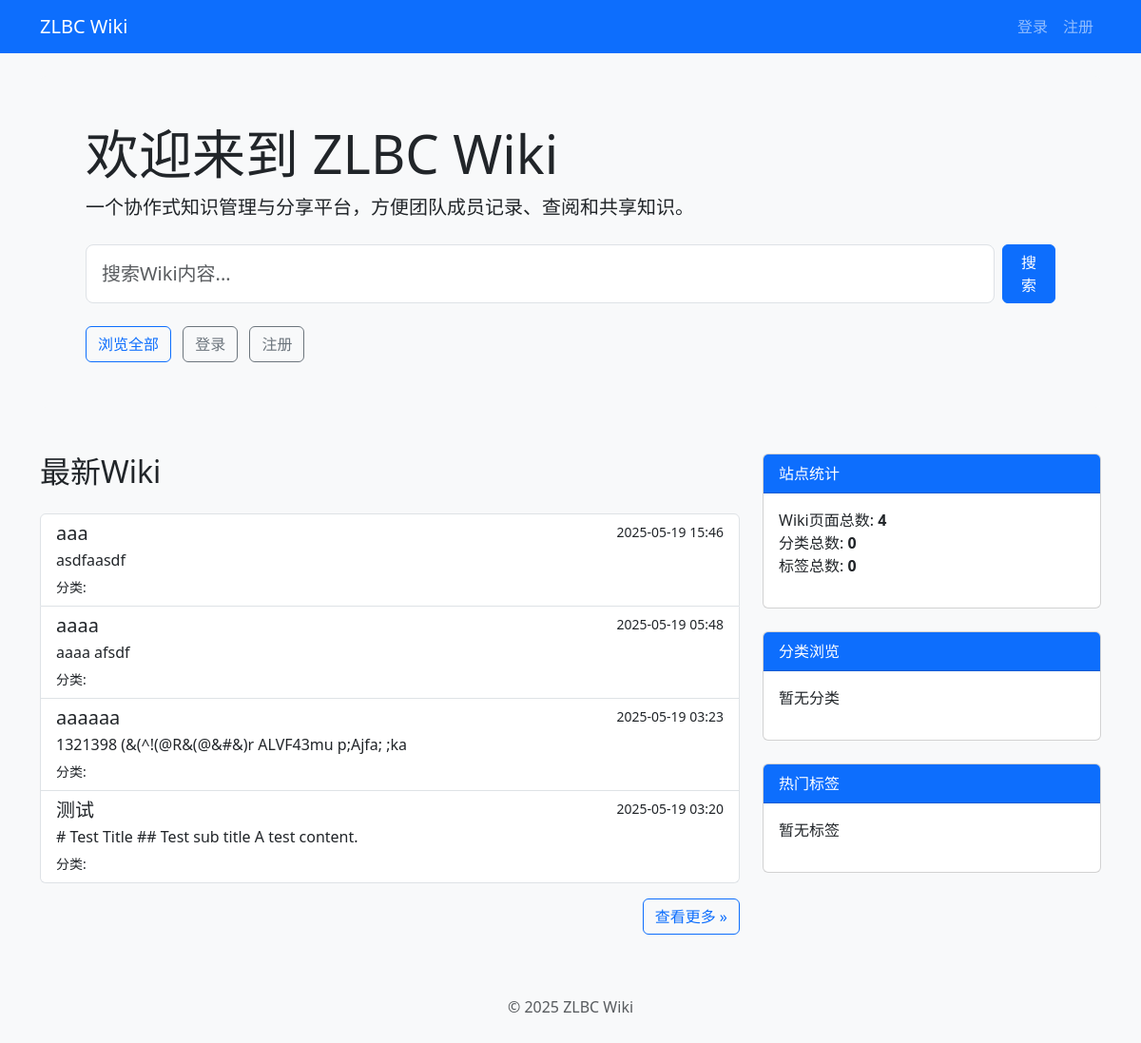
The app's page /, older data.
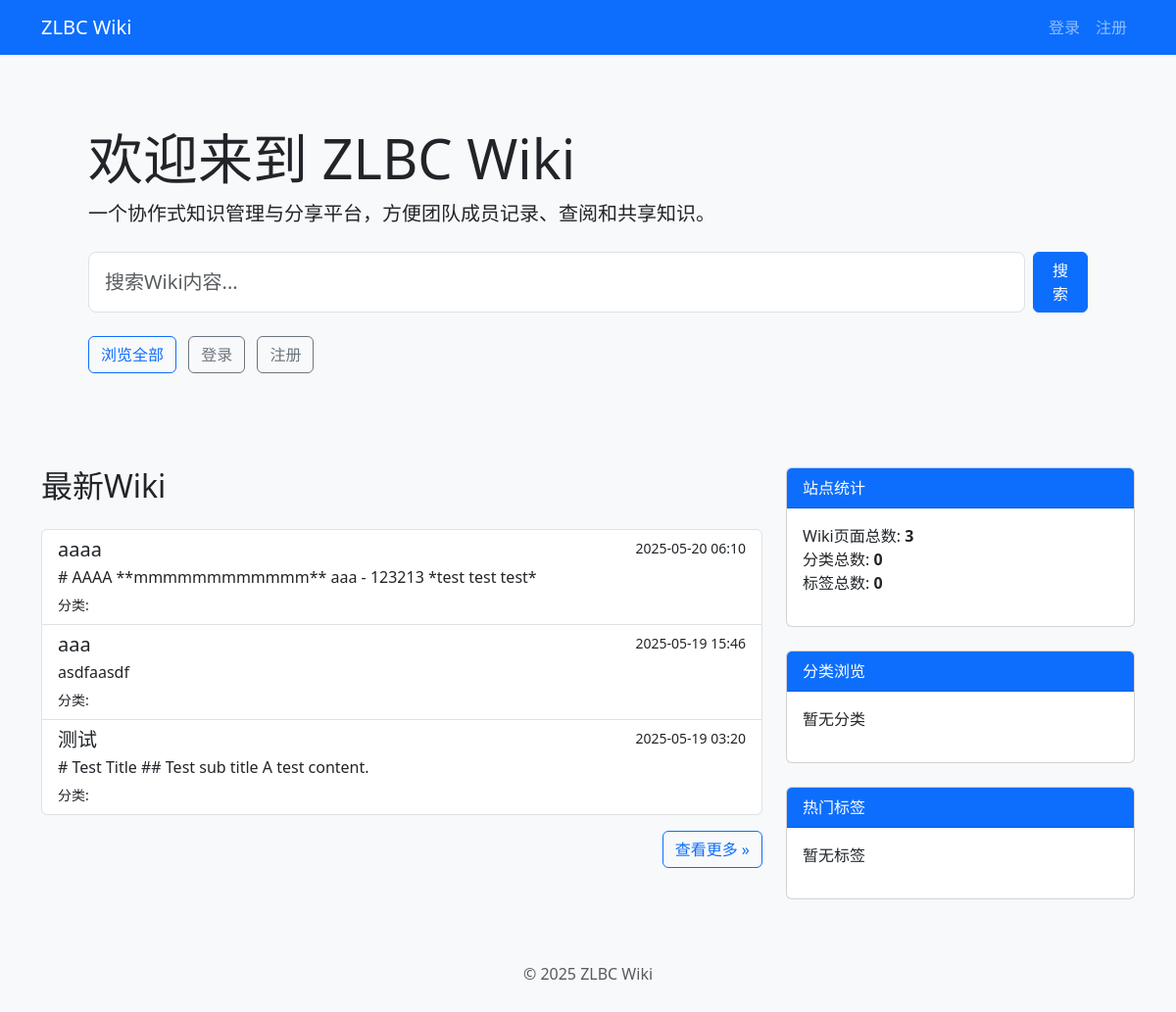
The same page, newer data.
### wiki/models.py (models this page shows, shortened)
class Wiki(models.Model):
    id = models.AutoField(primary_key=True)
    title = models.CharField(max_length=200)
    slug = models.SlugField(max_length=200, unique=True, help_text="URL友好的标识符")
    content = models.TextField()
    category = models.ForeignKey(
        WikiCategory,
        on_delete=models.SET_NULL,
        null=True,
        blank=True,
        related_name="wikis",
    )
    tags = models.ManyToManyField(WikiTag, blank=True, related_name="wikis")
    creator = models.ForeignKey(
        settings.AUTH_USER_MODEL,
        on_delete=models.SET_NULL,
        null=True,
        related_name="created_wikis",
    )
    created_at = models.DateTimeField(auto_now_add=True)
    updated_at = models.DateTimeField(auto_now=True)
    class Meta:
        ordering = ["-updated_at"]

### wiki/views.py (the view)
# urls.py: path("", wiki_views.index, name="index"),
def index(request):
    recent_wikis = Wiki.objects.all().order_by("-updated_at")[
        :10
    ]  # 获取最近更新的几个Wiki
    categories = WikiCategory.objects.all()  # 获取所有分类
    popular_tags = WikiTag.objects.all()
    stats = {
        "total_wikis": Wiki.objects.count(),
        "total_categories": WikiCategory.objects.count(),
        "total_tags": WikiTag.objects.count(),
    }
    return render(
        request,
        "wiki/index.html",
        {
            "recent_wikis": recent_wikis,
            "categories": categories,
            "popular_tags": popular_tags,
            "stats": stats,
        },
    )

### templates/wiki/index.html (shortened to what the changed rows need)
{% extends "base.html" %}
{% block content %}
<div class="container my-4">
    <div class="jumbotron bg-light p-5 rounded">
        <h1 class="display-4">欢迎来到 ZLBC Wiki</h1>
    </div>
    <div class="row mt-5">
        <div class="col-md-8">
            <h2 class="mb-4">最新Wiki</h2>
            {% if recent_wikis %}
                <div class="list-group">
                    {% for wiki in recent_wikis %}
                        <a href="{% url 'wiki_detail' slug=wiki.slug %}" class="list-group-item list-group-item-action">
                            <div class="d-flex w-100 justify-content-between">
                                <h5 class="mb-1">{{ wiki.title }}</h5>
                                <small>{{ wiki.updated_at|date:"Y-m-d H:i" }}</small>
                            </div>
                            <p class="mb-1 text-truncate">{{ wiki.content|striptags|truncatechars:150 }}</p>
                            <small>
                                分类: {{ wiki.category.name }}
                            </small>
                        </a>
                    {% endfor %}
                </div>
            {% else %}
                <div class="alert alert-info">还没有Wiki内容。成为第一个创建内容的人吧！</div>
            {% endif %}
        </div>
        <div class="col-md-4">
            <div class="card mb-4">
                <div class="card-body">
                    <ul class="list-unstyled">
                        <li>Wiki页面总数: <strong>{{ stats.total_wikis }}</strong></li>
                    </ul>
                </div>
            </div>
        </div>
    </div>
</div>
{% endblock %}

Row changes from the older to the newer data that the page shows:
removed Wiki: title "aaaaaa", updated_at "2025-05-19 03:23", content "1321398 (&(^!(@R&(@&#&)r ALVF43mu p;Ajfa; ;ka"
changed Wiki "aaaa": updated_at "2025-05-19 05:48" → "2025-05-20 06:10"; content "aaaa afsdf" → "# AAAA **mmmmmmmmmmmm** aaa - 123213 *test test test*"; moves up the list
Text that changed along with them:
{{ stats.total_wikis }}: "4" → "3"
